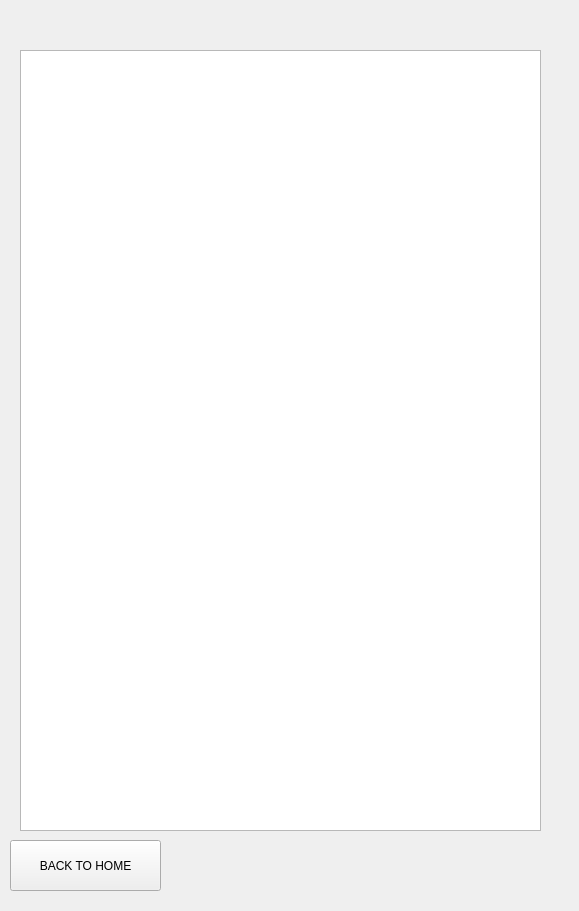
<?xml version="1.0" encoding="UTF-8"?>
<ui version="4.0">
 <class>MainWindow</class>
 <widget class="QMainWindow" name="MainWindow">
  <property name="geometry">
   <rect>
    <x>0</x>
    <y>0</y>
    <width>579</width>
    <height>911</height>
   </rect>
  </property>
  <property name="windowTitle">
   <string>MainWindow</string>
  </property>
  <widget class="QWidget" name="centralwidget">
   <widget class="QLabel" name="label">
    <property name="geometry">
     <rect>
      <x>0</x>
      <y>0</y>
      <width>601</width>
      <height>921</height>
     </rect>
    </property>
    <property name="text">
     <string/>
    </property>
    <property name="pixmap">
     <pixmap>ui imges/Your paragraph text.png</pixmap>
    </property>
    <property name="scaledContents">
     <bool>true</bool>
    </property>
   </widget>
   <widget class="QTextBrowser" name="LISTSHOWIER">
    <property name="geometry">
     <rect>
      <x>20</x>
      <y>50</y>
      <width>521</width>
      <height>781</height>
     </rect>
    </property>
    <property name="styleSheet">
     <string notr="true">QLineEdit {
               border: 2px solid #8f8f8f;
               border-radius: 20px;
                padding: 10px;
             font-size: 16px;
           }</string>
    </property>
   </widget>
   <widget class="QPushButton" name="HOMEPAGEBUTTON">
    <property name="geometry">
     <rect>
      <x>10</x>
      <y>840</y>
      <width>151</width>
      <height>51</height>
     </rect>
    </property>
    <property name="text">
     <string>BACK TO HOME</string>
    </property>
   </widget>
  </widget>
 </widget>
 <resources/>
 <connections/>
</ui>
